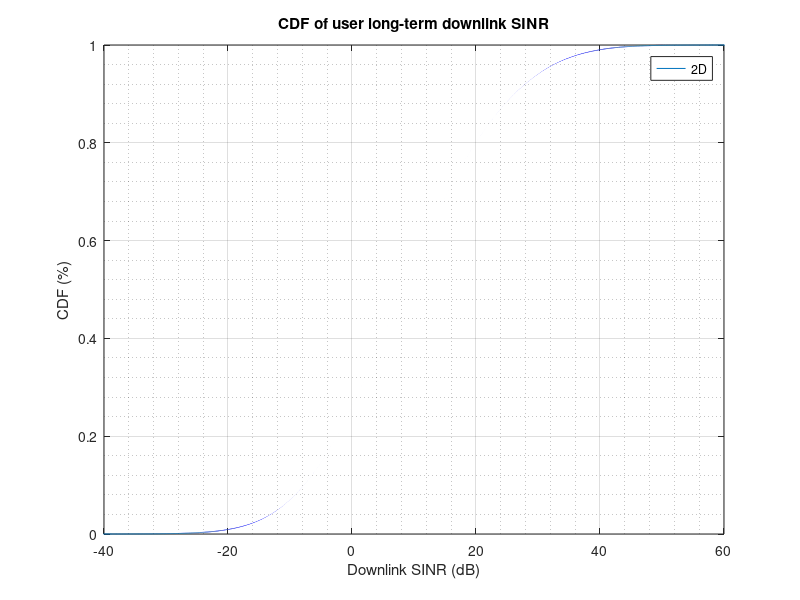

This chart was generated by the following MATLAB code:
clear; close all;
%% Initialisation
% transmit power (in dBm) [Pt]
pTxDbm = 46;
pTx = db2pow(pTxDbm) / 1e3;
% noise variance (in dBm) [?n^2]
pNoiseDbm = -174;
pNoise = db2pow(pNoiseDbm) / 1e3;
% number of users dropped in the center cell [K]
nUsers = 1e4;
% distance covered by the cell (in meters) [d]
dMin = 35; dMax = 250; 
% coordinate of neighbour base stations to produce interference [j]
nInterfs = 6;
bsInterf = 2 * dMax * exp(1i * 2 * pi / nInterfs * (1: nInterfs)');
% standard deviation of shadowing (in dB) [?s]
stdShadowing = 8;
% number of drops (i.e. generate user distributions)
nDrops = 1e2;
% long-time SINR
ltSinr = zeros(nDrops, nUsers);
%% Channel model
%s generate user location randomly and uniformly (assume users don't move)
for iDrop = 1: nDrops
    %% User distribution
    % distance between users and center base station (in meters) [d]
    dCenter = randi([dMin, dMax], 1, nUsers);
    % angle (in radian) [?]
    phase = 2 * pi * rand(1, nUsers);
    % coordinate of users
    user = dCenter .* exp(1i * phase);
    % distance between interference base station and user
    dInterf = abs(bsInterf - user);
    %% Path-loss, shadowing and Long-term SINR
    % path loss and shadowing of center base station
    centerPsDb = 128.1 + 37.6 * log10(dCenter / 1e3) + stdShadowing * randn(1, nUsers);
    centerPs = db2pow(centerPsDb);
    % interference path loss and shadowing
    interfPsDb = 128.1 + 37.6 * log10(dInterf / 1e3) + stdShadowing * randn(nInterfs, nUsers);
    interfPs = db2pow(interfPsDb);
    % long-term SINR of a drop
    ltSinr(iDrop, :) = (pTx ./ centerPs) ./ (pNoise + sum(pTx ./ interfPs));
end
ltSinrDb = pow2db(ltSinr);
%% Result plot: CDF of long-term SINR
figure;
cdfplot(ltSinrDb(:));
grid on; grid minor;
legend('2D');
title('CDF of user long-term downlink SINR');
xlabel('Downlink SINR (dB)');
ylabel('CDF (%)');
xlim([-40 60]);
